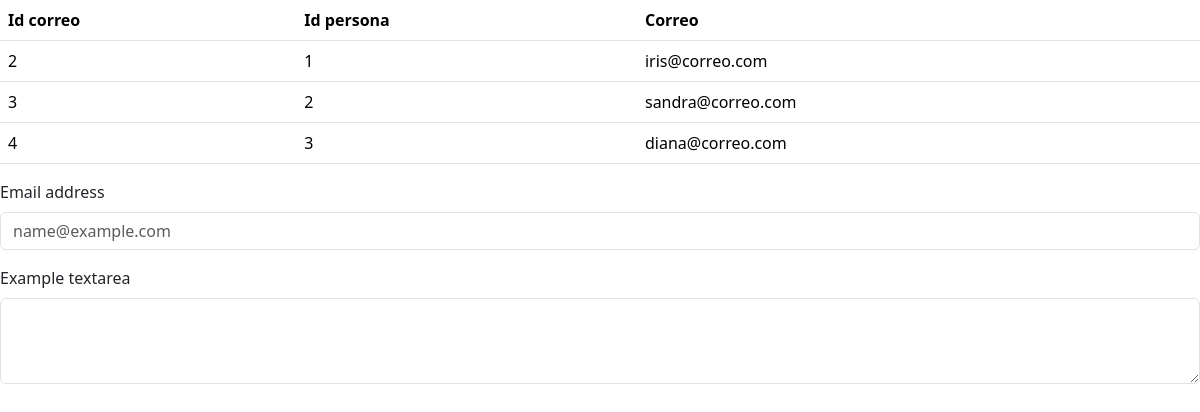
The page /PHP/correo.php on the database its author committed.
### tables this page shows
CREATE TABLE `correos` (
  `id_correo` int NOT NULL AUTO_INCREMENT,
  `id_persona` int NOT NULL,
  `correo` varchar(50) NOT NULL,
  `password` varchar(45) NOT NULL,
  PRIMARY KEY (`id_correo`),
  KEY `id_persona` (`id_persona`),
  CONSTRAINT `correo_ibfk_1` FOREIGN KEY (`id_persona`) REFERENCES `personas` (`id_persona`)
);

### PHP/correo.php (the view, shortened to what this page needs)
<!DOCTYPE html>
<html lang="es">
<head>
    <link href="https://cdn.jsdelivr.net/npm/bootstrap@5.3.3/dist/css/bootstrap.min.css" rel="stylesheet">
</head>
<body>
<?php
      include_once "./conexion_a_la_DB.php";
      $sql = "SELECT id_correo, id_persona, correo from correos;";
      if ($stmt = $conexion->prepare($sql)) {
        if ($stmt->execute()) {
          $result = $stmt->get_result();
          echo '
            <table class="table">
            <thead>
              <tr>
                <th>Id correo</th>
                <th>Id persona</th>
                <th>Correo</th>
              </tr>
            </thead>
            <tbody>
            ';
          while ($fila = $result->fetch_assoc()) {
            $idCorreo = $fila["id_correo"];
            $idPersona = $fila["id_persona"];
            $correo = $fila["correo"];
            echo "
        <tr>
            <td>$idCorreo</td>
            <td>$idPersona</td>
            <td>$correo</td>
        </tr>";
          }
          echo "</tbody></table>";
        } else {
          die("Error en la ejecución del procedimiento almacenado: " . $stmt->error);
        }
      } else {
        die("Error en la preparación del procedimiento almacenado: " . $conex->error);
      }
      ?>
<div class="mb-3">
  <label for="exampleFormControlInput1" class="form-label">Email address</label>
  <input type="email" class="form-control" id="exampleFormControlInput1" placeholder="name@example.com">
</div>
<div class="mb-3">
  <label for="exampleFormControlTextarea1" class="form-label">Example textarea</label>
  <textarea class="form-control" id="exampleFormControlTextarea1" rows="3"></textarea>
</div>
</body>
</html>

### rows shown on the page
correos: id_correo "2", id_persona "1", correo "iris@correo.com"
correos: id_correo "3", id_persona "2", correo "sandra@correo.com"
correos: id_correo "4", id_persona "3", correo "diana@correo.com"
